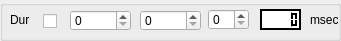
     <widget class="QGroupBox" name="SweepDurGroup">
      <property name="geometry">
       <rect>
        <x>13</x>
        <y>130</y>
        <width>341</width>
        <height>41</height>
       </rect>
      </property>
      <property name="title">
       <string/>
      </property>
      <widget class="QLabel" name="SweepDurUnitsLabel">
       <property name="geometry">
        <rect>
         <x>310</x>
         <y>12</y>
         <width>31</width>
         <height>16</height>
        </rect>
       </property>
       <property name="text">
        <string>msec</string>
       </property>
      </widget>
      <widget class="QCheckBox" name="SweepDur">
       <property name="geometry">
        <rect>
         <x>43</x>
         <y>12</y>
         <width>16</width>
         <height>18</height>
        </rect>
       </property>
       <property name="text">
        <string/>
       </property>
      </widget>
      <widget class="QLabel" name="SweepDurLabel">
       <property name="geometry">
        <rect>
         <x>10</x>
         <y>12</y>
         <width>31</width>
         <height>16</height>
        </rect>
       </property>
       <property name="text">
        <string>Dur</string>
       </property>
      </widget>
      <widget class="QSpinBox" name="SweepNumDurs">
       <property name="geometry">
        <rect>
         <x>208</x>
         <y>9</y>
         <width>41</width>
         <height>21</height>
        </rect>
       </property>
       <property name="minimum">
        <number>0</number>
       </property>
       <property name="maximum">
        <number>10000</number>
       </property>
       <property name="singleStep">
        <number>10</number>
       </property>
      </widget>
      <widget class="QLCDNumber" name="SweepDurValue">
       <property name="enabled">
        <bool>true</bool>
       </property>
       <property name="geometry">
        <rect>
         <x>260</x>
         <y>9</y>
         <width>41</width>
         <height>21</height>
        </rect>
       </property>
       <property name="palette">
        <palette>
         <active>
          <colorrole role="WindowText">
           <brush brushstyle="SolidPattern">
            <color alpha="255">
             <red>255</red>
             <green>255</green>
             <blue>255</blue>
            </color>
           </brush>
          </colorrole>
          <colorrole role="Button">
           <brush brushstyle="SolidPattern">
            <color alpha="255">
             <red>255</red>
             <green>255</green>
             <blue>255</blue>
            </color>
           </brush>
          </colorrole>
          <colorrole role="Light">
           <brush brushstyle="SolidPattern">
            <color alpha="255">
             <red>0</red>
             <green>0</green>
             <blue>0</blue>
            </color>
           </brush>
          </colorrole>
          <colorrole role="Midlight">
           <brush brushstyle="SolidPattern">
            <color alpha="255">
             <red>0</red>
             <green>0</green>
             <blue>0</blue>
            </color>
           </brush>
          </colorrole>
          <colorrole role="Dark">
           <brush brushstyle="SolidPattern">
            <color alpha="255">
             <red>0</red>
             <green>0</green>
             <blue>0</blue>
            </color>
           </brush>
          </colorrole>
          <colorrole role="Mid">
           <brush brushstyle="SolidPattern">
            <color alpha="255">
             <red>0</red>
             <green>0</green>
             <blue>0</blue>
            </color>
           </brush>
          </colorrole>
          <colorrole role="Text">
           <brush brushstyle="SolidPattern">
            <color alpha="255">
             <red>255</red>
             <green>255</green>
             <blue>255</blue>
            </color>
           </brush>
          </colorrole>
          <colorrole role="BrightText">
           <brush brushstyle="SolidPattern">
            <color alpha="255">
             <red>255</red>
             <green>255</green>
             <blue>255</blue>
            </color>
           </brush>
          </colorrole>
          <colorrole role="ButtonText">
           <brush brushstyle="SolidPattern">
            <color alpha="255">
             <red>255</red>
             <green>255</green>
             <blue>255</blue>
            </color>
           </brush>
          </colorrole>
          <colorrole role="Base">
           <brush brushstyle="SolidPattern">
            <color alpha="255">
             <red>255</red>
             <green>255</green>
             <blue>255</blue>
            </color>
           </brush>
          </colorrole>
          <colorrole role="Window">
           <brush brushstyle="SolidPattern">
            <color alpha="255">
             <red>255</red>
             <green>255</green>
             <blue>255</blue>
            </color>
           </brush>
          </colorrole>
          <colorrole role="Shadow">
           <brush brushstyle="SolidPattern">
            <color alpha="255">
             <red>0</red>
             <green>0</green>
             <blue>0</blue>
            </color>
           </brush>
          </colorrole>
          <colorrole role="AlternateBase">
           <brush brushstyle="SolidPattern">
            <color alpha="255">
             <red>255</red>
             <green>255</green>
             <blue>255</blue>
            </color>
           </brush>
          </colorrole>
         </active>
         <inactive>
          <colorrole role="WindowText">
           <brush brushstyle="SolidPattern">
            <color alpha="255">
             <red>255</red>
             <green>255</green>
             <blue>255</blue>
            </color>
           </brush>
          </colorrole>
          <colorrole role="Button">
           <brush brushstyle="SolidPattern">
            <color alpha="255">
             <red>255</red>
             <green>255</green>
             <blue>255</blue>
            </color>
           </brush>
          </colorrole>
          <colorrole role="Light">
           <brush brushstyle="SolidPattern">
            <color alpha="255">
             <red>0</red>
             <green>0</green>
             <blue>0</blue>
            </color>
           </brush>
          </colorrole>
          <colorrole role="Midlight">
           <brush brushstyle="SolidPattern">
            <color alpha="255">
             <red>0</red>
             <green>0</green>
             <blue>0</blue>
            </color>
           </brush>
          </colorrole>
          <colorrole role="Dark">
           <brush brushstyle="SolidPattern">
            <color alpha="255">
             <red>0</red>
             <green>0</green>
             <blue>0</blue>
            </color>
           </brush>
          </colorrole>
          <colorrole role="Mid">
           <brush brushstyle="SolidPattern">
            <color alpha="255">
             <red>0</red>
             <green>0</green>
             <blue>0</blue>
            </color>
           </brush>
          </colorrole>
          <colorrole role="Text">
           <brush brushstyle="SolidPattern">
            <color alpha="255">
             <red>255</red>
             <green>255</green>
             <blue>255</blue>
            </color>
           </brush>
          </colorrole>
          <colorrole role="BrightText">
           <brush brushstyle="SolidPattern">
            <color alpha="255">
             <red>255</red>
             <green>255</green>
             <blue>255</blue>
            </color>
           </brush>
          </colorrole>
          <colorrole role="ButtonText">
           <brush brushstyle="SolidPattern">
            <color alpha="255">
             <red>255</red>
             <green>255</green>
             <blue>255</blue>
            </color>
           </brush>
          </colorrole>
          <colorrole role="Base">
           <brush brushstyle="SolidPattern">
            <color alpha="255">
             <red>255</red>
             <green>255</green>
             <blue>255</blue>
            </color>
           </brush>
          </colorrole>
          <colorrole role="Window">
           <brush brushstyle="SolidPattern">
            <color alpha="255">
             <red>255</red>
             <green>255</green>
             <blue>255</blue>
            </color>
           </brush>
          </colorrole>
          <colorrole role="Shadow">
           <brush brushstyle="SolidPattern">
            <color alpha="255">
             <red>0</red>
             <green>0</green>
             <blue>0</blue>
            </color>
           </brush>
          </colorrole>
          <colorrole role="AlternateBase">
           <brush brushstyle="SolidPattern">
            <color alpha="255">
             <red>255</red>
             <green>255</green>
             <blue>255</blue>
            </color>
           </brush>
          </colorrole>
         </inactive>
         <disabled>
          <colorrole role="WindowText">
           <brush brushstyle="SolidPattern">
            <color alpha="255">
             <red>0</red>
             <green>0</green>
             <blue>0</blue>
            </color>
           </brush>
          </colorrole>
          <colorrole role="Button">
           <brush brushstyle="SolidPattern">
            <color alpha="255">
             <red>255</red>
             <green>255</green>
             <blue>255</blue>
            </color>
           </brush>
          </colorrole>
          <colorrole role="Light">
           <brush brushstyle="SolidPattern">
            <color alpha="255">
             <red>0</red>
             <green>0</green>
             <blue>0</blue>
            </color>
           </brush>
          </colorrole>
          <colorrole role="Midlight">
           <brush brushstyle="SolidPattern">
            <color alpha="255">
             <red>0</red>
             <green>0</green>
             <blue>0</blue>
            </color>
           </brush>
          </colorrole>
          <colorrole role="Dark">
           <brush brushstyle="SolidPattern">
            <color alpha="255">
             <red>0</red>
             <green>0</green>
             <blue>0</blue>
            </color>
           </brush>
          </colorrole>
          <colorrole role="Mid">
           <brush brushstyle="SolidPattern">
            <color alpha="255">
             <red>0</red>
             <green>0</green>
             <blue>0</blue>
            </color>
           </brush>
          </colorrole>
          <colorrole role="Text">
           <brush brushstyle="SolidPattern">
            <color alpha="255">
             <red>0</red>
             <green>0</green>
             <blue>0</blue>
            </color>
           </brush>
          </colorrole>
          <colorrole role="BrightText">
           <brush brushstyle="SolidPattern">
            <color alpha="255">
             <red>255</red>
             <green>255</green>
             <blue>255</blue>
            </color>
           </brush>
          </colorrole>
          <colorrole role="ButtonText">
           <brush brushstyle="SolidPattern">
            <color alpha="255">
             <red>0</red>
             <green>0</green>
             <blue>0</blue>
            </color>
           </brush>
          </colorrole>
          <colorrole role="Base">
           <brush brushstyle="SolidPattern">
            <color alpha="255">
             <red>255</red>
             <green>255</green>
             <blue>255</blue>
            </color>
           </brush>
          </colorrole>
          <colorrole role="Window">
           <brush brushstyle="SolidPattern">
            <color alpha="255">
             <red>255</red>
             <green>255</green>
             <blue>255</blue>
            </color>
           </brush>
          </colorrole>
          <colorrole role="Shadow">
           <brush brushstyle="SolidPattern">
            <color alpha="255">
             <red>0</red>
             <green>0</green>
             <blue>0</blue>
            </color>
           </brush>
          </colorrole>
          <colorrole role="AlternateBase">
           <brush brushstyle="SolidPattern">
            <color alpha="255">
             <red>255</red>
             <green>255</green>
             <blue>255</blue>
            </color>
           </brush>
          </colorrole>
         </disabled>
        </palette>
       </property>
       <property name="autoFillBackground">
        <bool>true</bool>
       </property>
       <property name="numDigits">
        <number>5</number>
       </property>
      </widget>
      <widget class="QSpinBox" name="SweepDurMin">
       <property name="geometry">
        <rect>
         <x>70</x>
         <y>10</y>
         <width>61</width>
         <height>21</height>
        </rect>
       </property>
       <property name="minimum">
        <number>0</number>
       </property>
       <property name="maximum">
        <number>10000</number>
       </property>
       <property name="singleStep">
        <number>10</number>
       </property>
      </widget>
      <widget class="QSpinBox" name="SweepDurMax">
       <property name="geometry">
        <rect>
         <x>140</x>
         <y>10</y>
         <width>61</width>
         <height>21</height>
        </rect>
       </property>
       <property name="minimum">
        <number>0</number>
       </property>
       <property name="maximum">
        <number>10000</number>
       </property>
       <property name="singleStep">
        <number>10</number>
       </property>
      </widget>
     </widget>
